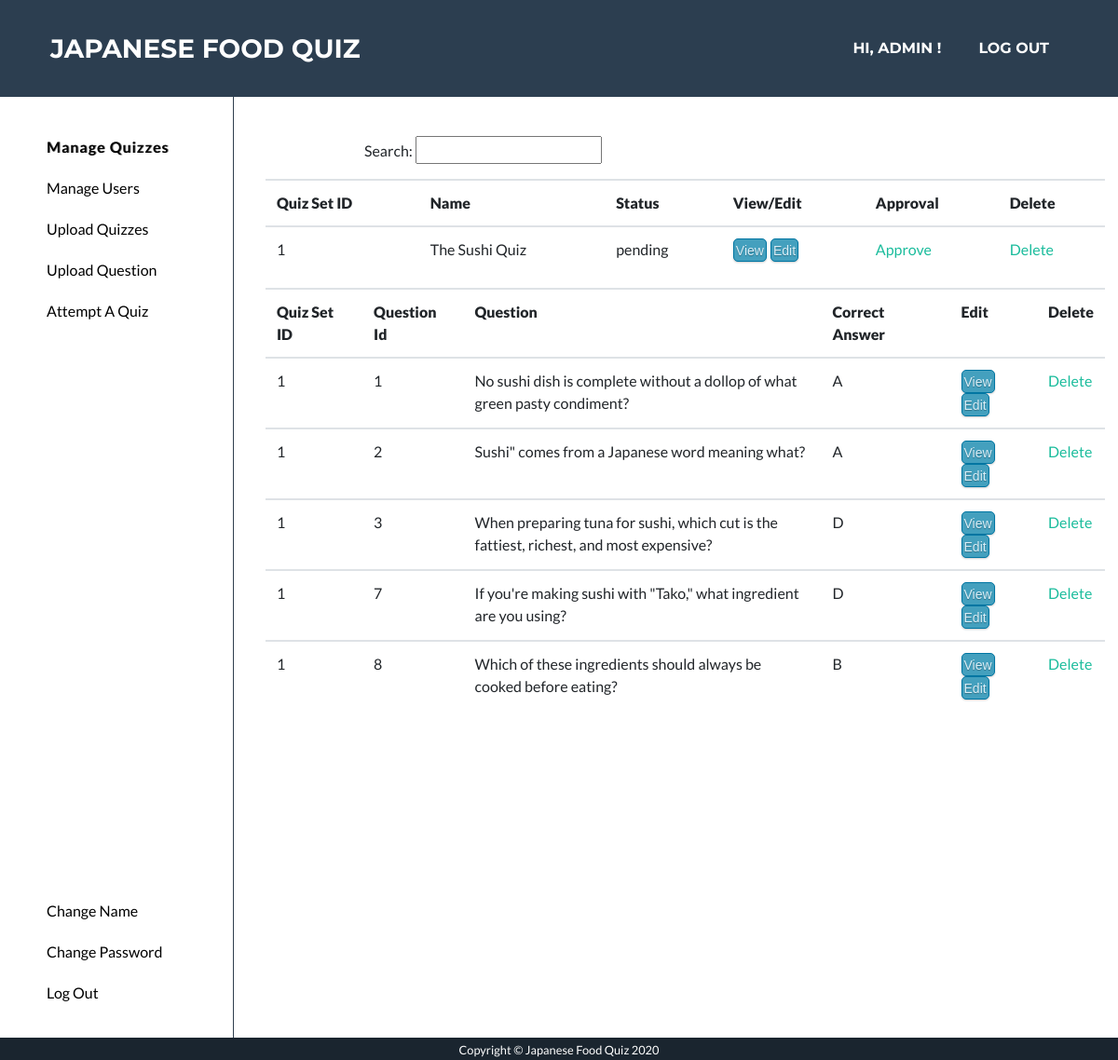
The page /manage_quiz (signed in) on the database as committed earlier.
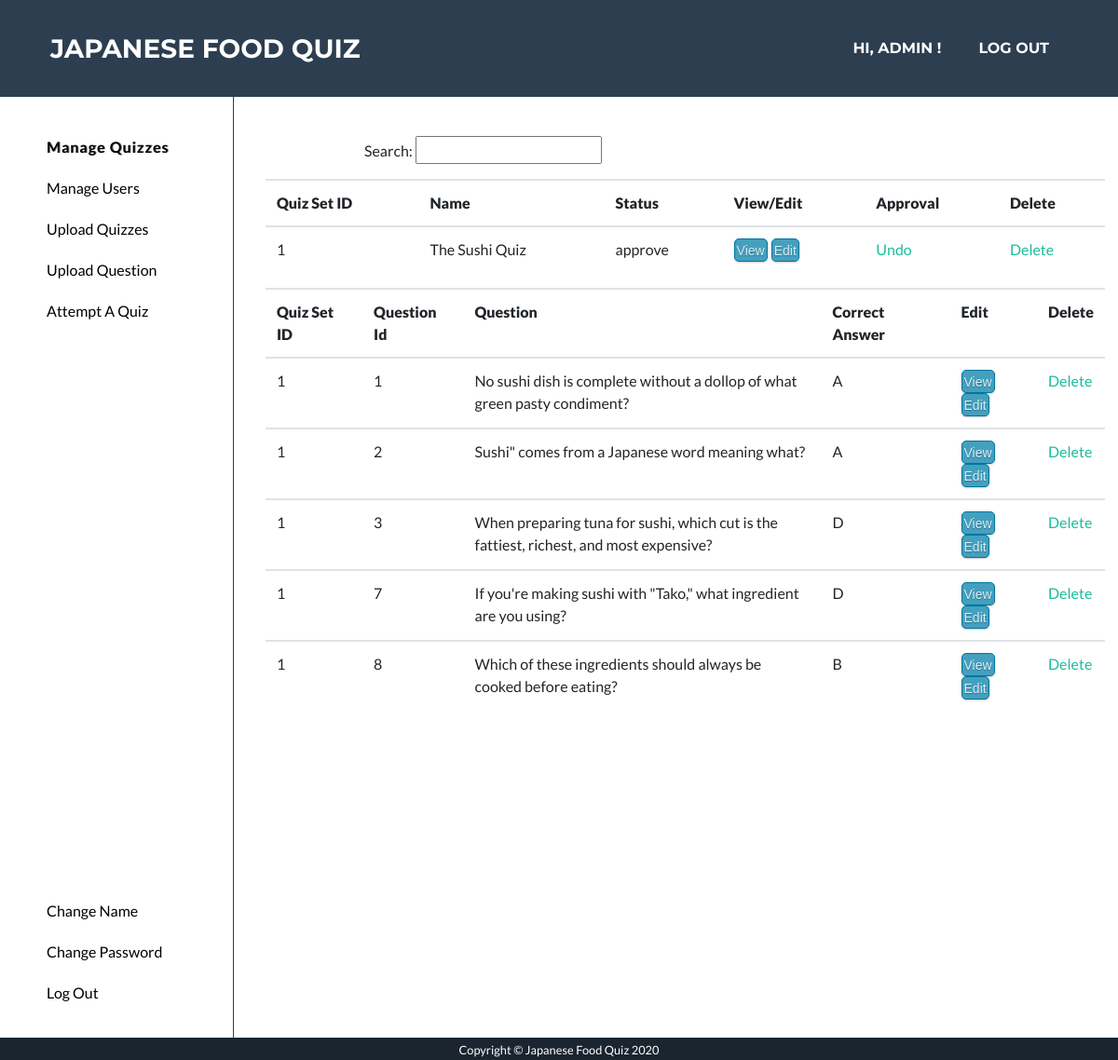
The same page on the database as committed later.
### app/models.py (models this page shows, shortened)
class QuizSet(db.Model):
    __table_args__ = {'extend_existing': True}
    quizSetID = db.Column(db.Integer, primary_key=True)
    name = db.Column(db.String(100))
    description = db.Column(db.String(100))
    picture = db.Column(db.String(100))
    userID = db.Column(db.String)
    status = db.Column(db.String(100))

### app/routes.py (the view)
@app.route('/manage_quiz')
@login_required
def manage_quiz():
	user = current_user
	if user.id != '1111111':
		return redirect('/admin')
	quizSetIds = []
	quizSets = QuizSet.query.all()
	for quizSet in quizSets:
		quizSetIds.append(quizSet.quizSetID)
	questions = Question.query.all()
	show_questions = []
	for question in questions:
		if question.quizSetID in quizSetIds:
			show_questions.append(question)
	return render_template('manage_quiz.html', quizSets=quizSets, questions=show_questions, username=current_user.name)

### app/models.py (called while the page is built)
@login.user_loader
def load_user(id):
    user = User.query.filter_by(id=(int(id))).first()
    return user

### app/templates/manage_quiz.html (shortened to what this page needs)
<!DOCTYPE html>
<html lang="en">
  <head>
    <link href="/static/style.css" rel="stylesheet" />
    <link rel="stylesheet" type="text/css" href="static/default.css" />
    <link rel="stylesheet" type="text/css" href="static/admin_page.css" />
    {% extends 'base.html' %} {% block content %}
    <div class="main">
      <div class="navbar2">
        <ul class="nav_ul2">
          <li class="nav_list2">
            <a href="/manage_quiz"><button class="highlight_m_quiz">Manage Quizzes</button> </a>
          </li>
          <li class="nav_list2">
            <a href="/manage_user"><button>Manage Users</button> </a>
          </li>
          <li class="nav_list2">
            <a href="/upload_question_set"><button>Upload Quizzes</button> </a>
          </li>
          <li class="nav_list2">
            <a href="/upload_quiz"><button>Upload Question</button></a>
          </li>
          <li class="nav_list2">
            <a href="/qs"><button>Attempt A Quiz </button></a>
          </li>
          <li class="nav_list2_bottom">
            <a href="/user_change_name"><button>Change Name</button></a>
        </li>
            <li class="nav_list2"><a href="/admin_change_password"><button>Change Password</button></a></li>
          <li class="nav_list2"><a href="/logout"><button>Log Out</button></a></li>
        </ul>
      </div>
      <div class="main_part">
        <p class="search">Search: <input type="text" /></p>
      <div class="flex_list container">
       <table class='table'>
              <tr>
                  <th><strong>Quiz Set ID</strong></th>
                  <th><strong>Name</strong></th>
                  <th><strong>Status</strong></th>
                  <th><strong>View/Edit</strong></th>
                  <th><strong>Approval</strong></th>
                  <th><strong>Delete</strong></th>
              </tr>
               {% for quizSet in quizSets %}
                  <tr>
                          <td>{{ quizSet.quizSetID }}</td>
                          <td>{{ quizSet.name }}</td>
                          <td>{{ quizSet.status }}</td>
                          <td><a class="button2 mr-1" href="/view_question_set?id={{ quizSet.quizSetID }}">View</a><a class="button2" href="/edit_question_set?id={{ quizSet.quizSetID }}">Edit</a></td>
                          {%  if quizSet.status== "approve" %}
                          <td style="text-align: left;" ><a href="/approve_quiz_set?id={{ quizSet.quizSetID }}">Undo</a></td>
                          {% else %}
                          <td style="text-align: left;" ><a href="/delete_quiz_set?id={{ quizSet.quizSetID }}">Approve</a></td>
                          {% endif %}
                          <td style="text-align: left;" ><a href="/delete_quiz_set?id={{ quizSet.quizSetID }}">Delete</a></td>
                  </tr>
               {% endfor %}
       </table>
      </div>
      <div class="flex_list container">
       <table class='table'>
              <tr>
                  <th><strong>Quiz Set ID</strong></th>
                  <th><strong>Question Id</strong></th>
                  <th><strong>Question</strong></th>
                  <th><strong>Correct Answer</strong></th>
                  <th><strong>Edit</strong></th>
                  <th><strong>Delete</strong></th>
              </tr>
               {% for question in questions %}
                  <tr>
                          <td>{{ question.quizSetID }}</td>
                          <td>{{ question.questionID }}</td>
                          <td style="width:24rem;">{{ question.question }}</td>
                          <td>{{ question.correctAnswer}} </td>
                          <td><a class="button2 mr-1" href="/view_quiz?id={{ question.questionID }}&qsID={{ question.quizSetID }}">View</a><a class="button2" href="/edit_quiz?id={{ question.questionID }}&qsID={{ question.quizSetID }}">Edit</a>
                          <td style="text-align: left;" ><a href="/delete_quiz?id={{ question.questionID }}">Delete</a></td>
                          </td>
                  </tr>
               {% endfor %}
       </table>
      </div>
      </div>
    </div>
    {% endblock %}

Rows that differ between the two databases and show on the page:
changed QuizSet "The Sushi Quiz": status "pending" → "approve"; status "Approve" → "Undo"
